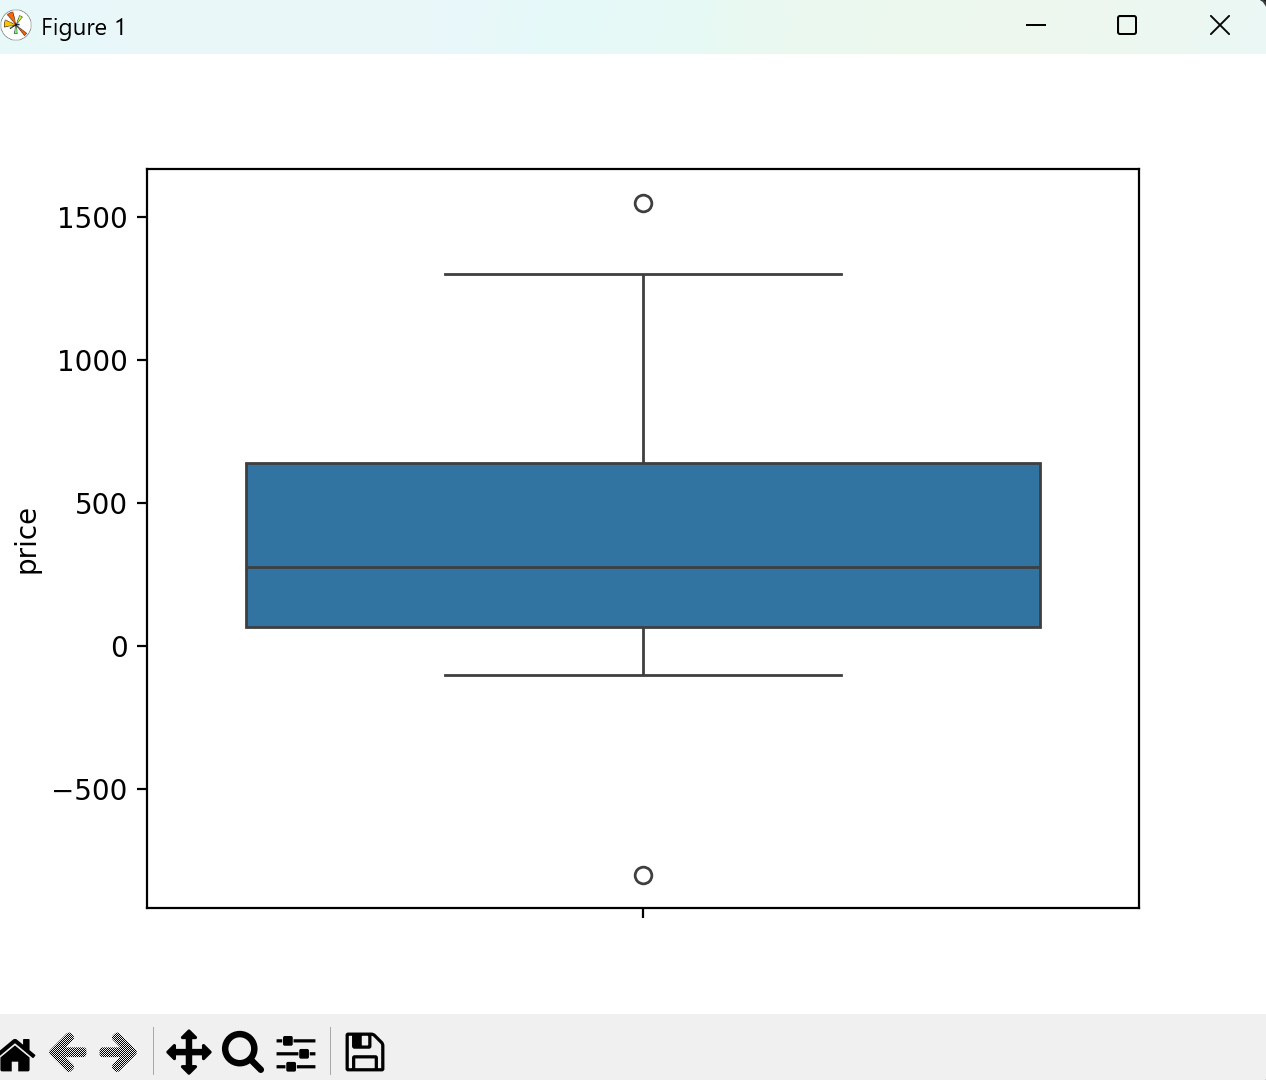

Write the Python code that produced this figure.
import pandas as pd
import numpy as np
import matplotlib.pyplot as plt
import seaborn as sns
df=pd.read_csv('data.csv')

# printng the duplicate rows
print("printng the duplicate rows \n",df[df.duplicated()])

#removing duplicate rows
df.drop_duplicates(inplace=True)

# printing after removing duplicates
print("printing after removing duplicates \n",df)

# after removing duplicate rows checking presence of any duplicate rows further
print("after removing duplicate rows checking presence of any duplicate rows further \n",df.duplicated())

# statistical summary of data before replacing the null values
print("statistical summary of data before replacing the null values \n",df.describe())

# checking presence of any missing value in all columns
print("checking presence of any missing value in all columns \n",df.isnull().any())

# removing the rows with missing values
df.dropna(inplace=True)
# calculating the statictical summary of the dataset after replacing missing values
print("calculating the statictical summary of the dataset after removing the null values \n",df.describe())

# checking presence of any missing value in all columns
print("checking presence of any missing value in all columns after removing the rows with missing values\n",df.isnull().any())

print("statistical data before removing outliers \n",df.describe())


# graphically detecting the outliers using box-plot of column price

sns.boxplot(df['price'])
plt.show()

# now we will calculate the IQR of given dataset for the column price

# finding out the 25,50 and 75th percentile
Q1=df['price'].quantile(0.25)
Q2=df['price'].quantile(0.5)
Q3=df['price'].quantile(0.75)

IQR=Q3-Q1
print("\niqr_range_min :",Q1-1.5*IQR,"\niqr_range_max :",Q3+1.5*IQR)
# now the data points < Q1-1.5*IQR or > Q3+1.5*IQR are outliers

for i in df.index:
    if df.loc[i,'price'] < Q1-1.5*IQR or df.loc[i,'price']> Q3+1.5*IQR:
        print("outlier :",df.loc[i,'price'])
        df.drop(i,inplace=True)

print("\nstatistical data after removing outliers \n",df.describe())

# plotting the box plot after removing the outliers

Q1=df['price'].quantile(0.25)
Q2=df['price'].quantile(0.5)
Q3=df['price'].quantile(0.75)

IQR=Q3-Q1
print("modified_iqr_min :",Q1-1.5*IQR,"\n","mofdified_iqr_max :",Q3+1.5*IQR)

sns.boxplot(df['price'])
plt.show()

# standarization
print(df)
# Apply logic for setting Price_Range based on price
for i in df.index:
    val=df.loc[i,'price']
    if int(val) <=100:
        df.loc[i,'Price_Range'] = 'low'
    elif int(val) <= 400.0:
        df.loc[i,'Price_Range'] = 'medium'
    else:
        df.loc[i,'Price_Range'] = 'high'


# Standardizing Customer_Type based on Price_Range
for i in df.index:
    val=df['Price_Range'][i]
    if val=='low':
        df.loc[i,'Customer_Type'] = 'low spender'
    elif val=='medium':
        df.loc[i,'Customer_Type'] = 'medium spender'
    else:
        df.loc[i,'Customer_Type'] = 'high spender'

# Show the modified dataframe
print("Data frame after standardization:\n", df)
